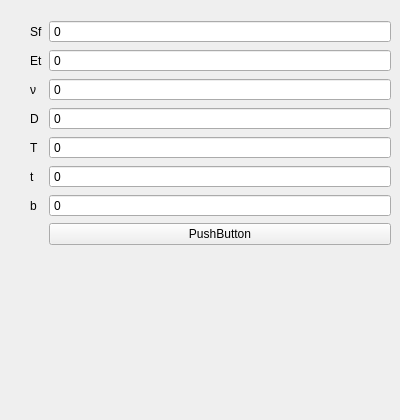
    <widget class="QWidget" name="Fi_2">
     <widget class="QWidget" name="formLayoutWidget_18">
      <property name="geometry">
       <rect>
        <x>30</x>
        <y>20</y>
        <width>361</width>
        <height>391</height>
       </rect>
      </property>
      <layout class="QFormLayout" name="formLayout_18">
       <item row="0" column="0">
        <widget class="QLabel" name="htext_81">
         <property name="text">
          <string>Sf</string>
         </property>
        </widget>
       </item>
       <item row="0" column="1">
        <widget class="QDoubleSpinBox" name="DoubleSpinBox_39">
         <property name="buttonSymbols">
          <enum>QAbstractSpinBox::NoButtons</enum>
         </property>
         <property name="specialValueText">
          <string>0</string>
         </property>
         <property name="decimals">
          <number>3</number>
         </property>
         <property name="minimum">
          <double>-1000000000000.000000000000000</double>
         </property>
         <property name="maximum">
          <double>1000000000000.000000000000000</double>
         </property>
         <property name="value">
          <double>-1000000000000.000000000000000</double>
         </property>
        </widget>
       </item>
       <item row="1" column="0">
        <widget class="QLabel" name="htext_82">
         <property name="text">
          <string>Et</string>
         </property>
        </widget>
       </item>
       <item row="1" column="1">
        <widget class="QDoubleSpinBox" name="DoubleSpinBox_40">
         <property name="buttonSymbols">
          <enum>QAbstractSpinBox::NoButtons</enum>
         </property>
         <property name="specialValueText">
          <string>0</string>
         </property>
         <property name="decimals">
          <number>3</number>
         </property>
         <property name="minimum">
          <double>-1000000000000.000000000000000</double>
         </property>
         <property name="maximum">
          <double>1000000000000.000000000000000</double>
         </property>
         <property name="value">
          <double>-1000000000000.000000000000000</double>
         </property>
        </widget>
       </item>
       <item row="2" column="0">
        <widget class="QLabel" name="htext_83">
         <property name="text">
          <string>ν</string>
         </property>
        </widget>
       </item>
       <item row="2" column="1">
        <widget class="QDoubleSpinBox" name="DoubleSpinBox_41">
         <property name="buttonSymbols">
          <enum>QAbstractSpinBox::NoButtons</enum>
         </property>
         <property name="specialValueText">
          <string>0</string>
         </property>
         <property name="decimals">
          <number>3</number>
         </property>
         <property name="minimum">
          <double>-1000000000000.000000000000000</double>
         </property>
         <property name="maximum">
          <double>1000000000000.000000000000000</double>
         </property>
         <property name="value">
          <double>-1000000000000.000000000000000</double>
         </property>
        </widget>
       </item>
       <item row="3" column="0">
        <widget class="QLabel" name="htext_84">
         <property name="text">
          <string>D</string>
         </property>
        </widget>
       </item>
       <item row="4" column="0">
        <widget class="QLabel" name="htext_85">
         <property name="text">
          <string>T</string>
         </property>
        </widget>
       </item>
       <item row="4" column="1">
        <widget class="QDoubleSpinBox" name="DoubleSpinBox_43">
         <property name="buttonSymbols">
          <enum>QAbstractSpinBox::NoButtons</enum>
         </property>
         <property name="specialValueText">
          <string>0</string>
         </property>
         <property name="decimals">
          <number>3</number>
         </property>
         <property name="minimum">
          <double>-1000000000000.000000000000000</double>
         </property>
         <property name="maximum">
          <double>1000000000000.000000000000000</double>
         </property>
         <property name="value">
          <double>-1000000000000.000000000000000</double>
         </property>
        </widget>
       </item>
       <item row="5" column="0">
        <widget class="QLabel" name="htext_88">
         <property name="text">
          <string>t</string>
         </property>
        </widget>
       </item>
       <item row="5" column="1">
        <widget class="QDoubleSpinBox" name="DoubleSpinBox_44">
         <property name="buttonSymbols">
          <enum>QAbstractSpinBox::NoButtons</enum>
         </property>
         <property name="specialValueText">
          <string>0</string>
         </property>
         <property name="decimals">
          <number>3</number>
         </property>
         <property name="minimum">
          <double>-1000000000000.000000000000000</double>
         </property>
         <property name="maximum">
          <double>1000000000000.000000000000000</double>
         </property>
         <property name="value">
          <double>-1000000000000.000000000000000</double>
         </property>
        </widget>
       </item>
       <item row="6" column="0">
        <widget class="QLabel" name="erLabel_4">
         <property name="text">
          <string>b</string>
         </property>
        </widget>
       </item>
       <item row="6" column="1">
        <widget class="QDoubleSpinBox" name="DoubleSpinBox_46">
         <property name="buttonSymbols">
          <enum>QAbstractSpinBox::NoButtons</enum>
         </property>
         <property name="specialValueText">
          <string>0</string>
         </property>
         <property name="decimals">
          <number>3</number>
         </property>
         <property name="minimum">
          <double>-1000000000000.000000000000000</double>
         </property>
         <property name="maximum">
          <double>1000000000000.000000000000000</double>
         </property>
         <property name="value">
          <double>-1000000000000.000000000000000</double>
         </property>
        </widget>
       </item>
       <item row="7" column="1">
        <widget class="QPushButton" name="pushButton_28">
         <property name="text">
          <string>PushButton</string>
         </property>
        </widget>
       </item>
       <item row="3" column="1">
        <widget class="QDoubleSpinBox" name="DoubleSpinBox_42">
         <property name="buttonSymbols">
          <enum>QAbstractSpinBox::NoButtons</enum>
         </property>
         <property name="specialValueText">
          <string>0</string>
         </property>
         <property name="decimals">
          <number>3</number>
         </property>
         <property name="minimum">
          <double>-1000000000000.000000000000000</double>
         </property>
         <property name="maximum">
          <double>1000000000000.000000000000000</double>
         </property>
         <property name="value">
          <double>-1000000000000.000000000000000</double>
         </property>
        </widget>
       </item>
      </layout>
     </widget>
    </widget>
